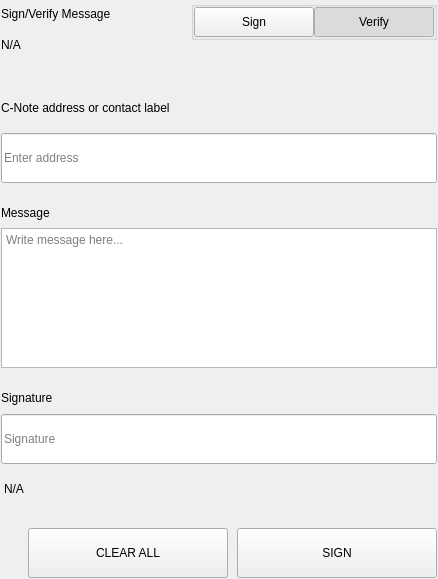
<?xml version="1.0" encoding="UTF-8"?>
<ui version="4.0">
 <class>SettingsSignMessageWidgets</class>
 <widget class="QWidget" name="SettingsSignMessageWidgets">
  <property name="geometry">
   <rect>
    <x>0</x>
    <y>0</y>
    <width>438</width>
    <height>579</height>
   </rect>
  </property>
  <property name="windowTitle">
   <string>Form</string>
  </property>
  <layout class="QVBoxLayout" name="verticalLayout">
   <property name="spacing">
    <number>0</number>
   </property>
   <property name="leftMargin">
    <number>0</number>
   </property>
   <property name="topMargin">
    <number>0</number>
   </property>
   <property name="rightMargin">
    <number>0</number>
   </property>
   <property name="bottomMargin">
    <number>0</number>
   </property>
   <item>
    <widget class="QWidget" name="left" native="true">
     <layout class="QVBoxLayout" name="verticalLayout_3">
      <property name="leftMargin">
       <number>0</number>
      </property>
      <property name="topMargin">
       <number>0</number>
      </property>
      <property name="rightMargin">
       <number>0</number>
      </property>
      <property name="bottomMargin">
       <number>0</number>
      </property>
      <item>
       <widget class="QWidget" name="container_sign" native="true">
        <layout class="QVBoxLayout" name="verticalLayout_2">
         <property name="spacing">
          <number>0</number>
         </property>
         <property name="leftMargin">
          <number>1</number>
         </property>
         <property name="topMargin">
          <number>1</number>
         </property>
         <property name="rightMargin">
          <number>1</number>
         </property>
         <property name="bottomMargin">
          <number>1</number>
         </property>
         <item>
          <layout class="QHBoxLayout" name="horizontalLayout_3" stretch="3,1">
           <property name="spacing">
            <number>40</number>
           </property>
           <item>
            <layout class="QVBoxLayout" name="verticalLayoutTitle">
             <property name="spacing">
              <number>5</number>
             </property>
             <item>
              <widget class="QLabel" name="labelTitle">
               <property name="text">
                <string>Sign/Verify Message</string>
               </property>
              </widget>
             </item>
             <item>
              <widget class="QLabel" name="labelSubtitle1">
               <property name="text">
                <string notr="true">N/A</string>
               </property>
               <property name="wordWrap">
                <bool>true</bool>
               </property>
              </widget>
             </item>
            </layout>
           </item>
           <item alignment="Qt::AlignRight|Qt::AlignTop">
            <widget class="QWidget" name="containerSwitch" native="true">
             <property name="styleSheet">
              <string notr="true">#containerSwitch{
	padding-top:9px;
}</string>
             </property>
             <layout class="QVBoxLayout" name="verticalLayout_6">
              <property name="spacing">
               <number>4</number>
              </property>
              <property name="leftMargin">
               <number>0</number>
              </property>
              <property name="topMargin">
               <number>0</number>
              </property>
              <property name="rightMargin">
               <number>0</number>
              </property>
              <property name="bottomMargin">
               <number>0</number>
              </property>
              <item alignment="Qt::AlignRight">
               <widget class="QGroupBox" name="groupBox">
                <property name="sizePolicy">
                 <sizepolicy hsizetype="Fixed" vsizetype="Preferred">
                  <horstretch>0</horstretch>
                  <verstretch>0</verstretch>
                 </sizepolicy>
                </property>
                <property name="title">
                 <string/>
                </property>
                <property name="alignment">
                 <set>Qt::AlignRight|Qt::AlignTop|Qt::AlignTrailing</set>
                </property>
                <layout class="QHBoxLayout" name="horizontalLayout_4">
                 <property name="spacing">
                  <number>0</number>
                 </property>
                 <property name="leftMargin">
                  <number>0</number>
                 </property>
                 <property name="topMargin">
                  <number>0</number>
                 </property>
                 <property name="rightMargin">
                  <number>0</number>
                 </property>
                 <property name="bottomMargin">
                  <number>0</number>
                 </property>
                 <item>
                  <widget class="QPushButton" name="pushSign">
                   <property name="minimumSize">
                    <size>
                     <width>120</width>
                     <height>30</height>
                    </size>
                   </property>
                   <property name="maximumSize">
                    <size>
                     <width>120</width>
                     <height>30</height>
                    </size>
                   </property>
                   <property name="focusPolicy">
                    <enum>Qt::NoFocus</enum>
                   </property>
                   <property name="text">
                    <string>Sign</string>
                   </property>
                   <property name="checkable">
                    <bool>true</bool>
                   </property>
                   <property name="autoExclusive">
                    <bool>true</bool>
                   </property>
                  </widget>
                 </item>
                 <item>
                  <widget class="QPushButton" name="pushVerify">
                   <property name="minimumSize">
                    <size>
                     <width>120</width>
                     <height>30</height>
                    </size>
                   </property>
                   <property name="maximumSize">
                    <size>
                     <width>120</width>
                     <height>30</height>
                    </size>
                   </property>
                   <property name="focusPolicy">
                    <enum>Qt::NoFocus</enum>
                   </property>
                   <property name="text">
                    <string>Verify</string>
                   </property>
                   <property name="checkable">
                    <bool>true</bool>
                   </property>
                   <property name="checked">
                    <bool>true</bool>
                   </property>
                   <property name="autoExclusive">
                    <bool>true</bool>
                   </property>
                  </widget>
                 </item>
                </layout>
               </widget>
              </item>
              <item alignment="Qt::AlignHCenter|Qt::AlignTop">
               <widget class="QLabel" name="labelSubtitleSwitch">
                <property name="text">
                 <string/>
                </property>
                <property name="alignment">
                 <set>Qt::AlignRight|Qt::AlignTrailing|Qt::AlignVCenter</set>
                </property>
               </widget>
              </item>
             </layout>
            </widget>
           </item>
          </layout>
         </item>
         <item>
          <spacer name="verticalSpacer_2">
           <property name="orientation">
            <enum>Qt::Vertical</enum>
           </property>
           <property name="sizeType">
            <enum>QSizePolicy::Fixed</enum>
           </property>
           <property name="sizeHint" stdset="0">
            <size>
             <width>20</width>
             <height>40</height>
            </size>
           </property>
          </spacer>
         </item>
         <item>
          <widget class="QWidget" name="containerAddress" native="true">
           <property name="sizePolicy">
            <sizepolicy hsizetype="Preferred" vsizetype="Fixed">
             <horstretch>0</horstretch>
             <verstretch>0</verstretch>
            </sizepolicy>
           </property>
           <layout class="QVBoxLayout" name="verticalLayout_5" stretch="0,0">
            <property name="spacing">
             <number>15</number>
            </property>
            <property name="leftMargin">
             <number>0</number>
            </property>
            <property name="topMargin">
             <number>0</number>
            </property>
            <property name="rightMargin">
             <number>0</number>
            </property>
            <property name="bottomMargin">
             <number>0</number>
            </property>
            <item>
             <widget class="QLabel" name="labelSubtitleAddress">
              <property name="minimumSize">
               <size>
                <width>0</width>
                <height>20</height>
               </size>
              </property>
              <property name="maximumSize">
               <size>
                <width>16777215</width>
                <height>20</height>
               </size>
              </property>
              <property name="text">
               <string>C-Note address or contact label</string>
              </property>
             </widget>
            </item>
            <item>
             <widget class="QLineEdit" name="addressIn_SM">
              <property name="minimumSize">
               <size>
                <width>0</width>
                <height>50</height>
               </size>
              </property>
              <property name="maximumSize">
               <size>
                <width>16777215</width>
                <height>50</height>
               </size>
              </property>
              <property name="placeholderText">
               <string>Enter address</string>
              </property>
             </widget>
            </item>
           </layout>
          </widget>
         </item>
         <item>
          <spacer name="verticalSpacer_3">
           <property name="orientation">
            <enum>Qt::Vertical</enum>
           </property>
           <property name="sizeType">
            <enum>QSizePolicy::Fixed</enum>
           </property>
           <property name="sizeHint" stdset="0">
            <size>
             <width>20</width>
             <height>20</height>
            </size>
           </property>
          </spacer>
         </item>
         <item>
          <layout class="QVBoxLayout" name="verticalLayout_9">
           <property name="spacing">
            <number>5</number>
           </property>
           <item>
            <widget class="QLabel" name="labelSubtitleMessage">
             <property name="minimumSize">
              <size>
               <width>0</width>
               <height>20</height>
              </size>
             </property>
             <property name="maximumSize">
              <size>
               <width>16777215</width>
               <height>20</height>
              </size>
             </property>
             <property name="text">
              <string>Message</string>
             </property>
            </widget>
           </item>
           <item>
            <widget class="QPlainTextEdit" name="messageIn_SM">
             <property name="minimumSize">
              <size>
               <width>0</width>
               <height>140</height>
              </size>
             </property>
             <property name="maximumSize">
              <size>
               <width>16777215</width>
               <height>140</height>
              </size>
             </property>
             <property name="placeholderText">
              <string>Write message here...</string>
             </property>
            </widget>
           </item>
          </layout>
         </item>
         <item>
          <spacer name="verticalSpacer_4">
           <property name="orientation">
            <enum>Qt::Vertical</enum>
           </property>
           <property name="sizeType">
            <enum>QSizePolicy::Fixed</enum>
           </property>
           <property name="sizeHint" stdset="0">
            <size>
             <width>20</width>
             <height>20</height>
            </size>
           </property>
          </spacer>
         </item>
         <item>
          <widget class="QWidget" name="widget" native="true">
           <property name="minimumSize">
            <size>
             <width>0</width>
             <height>75</height>
            </size>
           </property>
           <property name="maximumSize">
            <size>
             <width>16777215</width>
             <height>16777215</height>
            </size>
           </property>
           <layout class="QVBoxLayout" name="verticalLayout_4">
            <property name="leftMargin">
             <number>0</number>
            </property>
            <property name="topMargin">
             <number>0</number>
            </property>
            <property name="rightMargin">
             <number>0</number>
            </property>
            <property name="bottomMargin">
             <number>0</number>
            </property>
            <item>
             <widget class="QLabel" name="labelSubtitleSignature">
              <property name="minimumSize">
               <size>
                <width>0</width>
                <height>20</height>
               </size>
              </property>
              <property name="maximumSize">
               <size>
                <width>16777215</width>
                <height>20</height>
               </size>
              </property>
              <property name="text">
               <string>Signature</string>
              </property>
             </widget>
            </item>
            <item>
             <widget class="QLineEdit" name="signatureOut_SM">
              <property name="minimumSize">
               <size>
                <width>0</width>
                <height>50</height>
               </size>
              </property>
              <property name="placeholderText">
               <string>Signature</string>
              </property>
             </widget>
            </item>
           </layout>
          </widget>
         </item>
         <item>
          <widget class="QLabel" name="statusLabel_SM">
           <property name="styleSheet">
            <string notr="true">padding-top:5px;</string>
           </property>
           <property name="text">
            <string notr="true">N/A</string>
           </property>
          </widget>
         </item>
         <item>
          <spacer name="verticalSpacer">
           <property name="orientation">
            <enum>Qt::Vertical</enum>
           </property>
           <property name="sizeType">
            <enum>QSizePolicy::Fixed</enum>
           </property>
           <property name="sizeHint" stdset="0">
            <size>
             <width>20</width>
             <height>20</height>
            </size>
           </property>
          </spacer>
         </item>
         <item>
          <layout class="QHBoxLayout" name="horizontalLayout_7">
           <property name="spacing">
            <number>9</number>
           </property>
           <item>
            <spacer name="horizontalSpacer_5">
             <property name="orientation">
              <enum>Qt::Horizontal</enum>
             </property>
             <property name="sizeType">
              <enum>QSizePolicy::Expanding</enum>
             </property>
             <property name="sizeHint" stdset="0">
              <size>
               <width>40</width>
               <height>20</height>
              </size>
             </property>
            </spacer>
           </item>
           <item>
            <widget class="QPushButton" name="pushButtonClear">
             <property name="minimumSize">
              <size>
               <width>200</width>
               <height>50</height>
              </size>
             </property>
             <property name="focusPolicy">
              <enum>Qt::NoFocus</enum>
             </property>
             <property name="text">
              <string>CLEAR ALL</string>
             </property>
            </widget>
           </item>
           <item>
            <widget class="QPushButton" name="pushButtonSave">
             <property name="minimumSize">
              <size>
               <width>200</width>
               <height>50</height>
              </size>
             </property>
             <property name="maximumSize">
              <size>
               <width>200</width>
               <height>50</height>
              </size>
             </property>
             <property name="focusPolicy">
              <enum>Qt::NoFocus</enum>
             </property>
             <property name="text">
              <string>SIGN</string>
             </property>
            </widget>
           </item>
          </layout>
         </item>
        </layout>
       </widget>
      </item>
     </layout>
    </widget>
   </item>
  </layout>
 </widget>
 <resources/>
 <connections/>
</ui>
